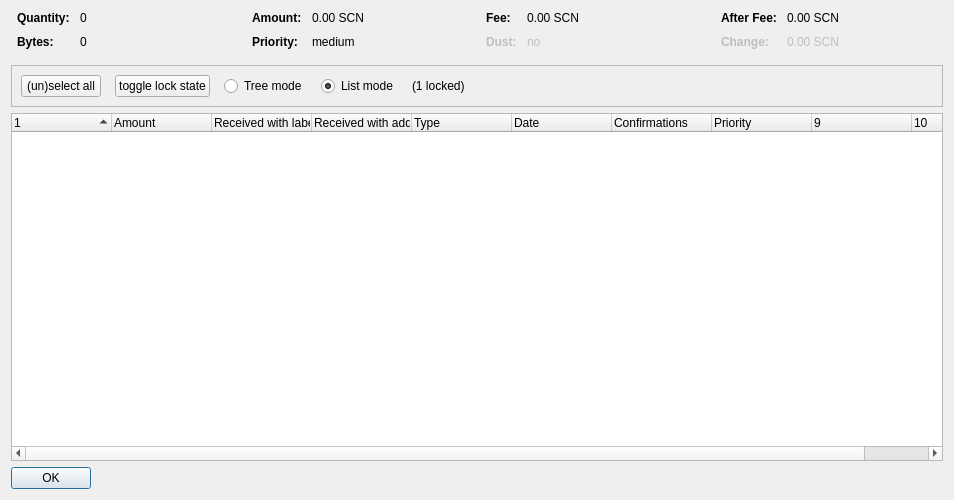
<?xml version="1.0" encoding="UTF-8"?>
<ui version="4.0">
 <class>CoinControlDialog</class>
 <widget class="QDialog" name="CoinControlDialog">
  <property name="geometry">
   <rect>
    <x>0</x>
    <y>0</y>
    <width>954</width>
    <height>500</height>
   </rect>
  </property>
  <property name="windowTitle">
   <string>Coin Selection</string>
  </property>
  <layout class="QVBoxLayout" name="verticalLayout">
   <item>
    <layout class="QHBoxLayout" name="horizontalLayoutTop" stretch="0,0,0,0">
     <property name="topMargin">
      <number>0</number>
     </property>
     <property name="bottomMargin">
      <number>10</number>
     </property>
     <item>
      <layout class="QFormLayout" name="formLayoutCoinControl1">
       <property name="horizontalSpacing">
        <number>10</number>
       </property>
       <property name="verticalSpacing">
        <number>10</number>
       </property>
       <property name="leftMargin">
        <number>6</number>
       </property>
       <property name="rightMargin">
        <number>6</number>
       </property>
       <item row="0" column="0">
        <widget class="QLabel" name="labelCoinControlQuantityText">
         <property name="font">
          <font>
           <weight>75</weight>
           <bold>true</bold>
          </font>
         </property>
         <property name="text">
          <string>Quantity:</string>
         </property>
        </widget>
       </item>
       <item row="0" column="1">
        <widget class="QLabel" name="labelCoinControlQuantity">
         <property name="cursor">
          <cursorShape>IBeamCursor</cursorShape>
         </property>
         <property name="contextMenuPolicy">
          <enum>Qt::ActionsContextMenu</enum>
         </property>
         <property name="text">
          <string notr="true">0</string>
         </property>
         <property name="textInteractionFlags">
          <set>Qt::LinksAccessibleByMouse|Qt::TextSelectableByKeyboard|Qt::TextSelectableByMouse</set>
         </property>
        </widget>
       </item>
       <item row="1" column="0">
        <widget class="QLabel" name="labelCoinControlBytesText">
         <property name="font">
          <font>
           <weight>75</weight>
           <bold>true</bold>
          </font>
         </property>
         <property name="text">
          <string>Bytes:</string>
         </property>
        </widget>
       </item>
       <item row="1" column="1">
        <widget class="QLabel" name="labelCoinControlBytes">
         <property name="cursor">
          <cursorShape>IBeamCursor</cursorShape>
         </property>
         <property name="contextMenuPolicy">
          <enum>Qt::ActionsContextMenu</enum>
         </property>
         <property name="text">
          <string notr="true">0</string>
         </property>
         <property name="textInteractionFlags">
          <set>Qt::LinksAccessibleByMouse|Qt::TextSelectableByKeyboard|Qt::TextSelectableByMouse</set>
         </property>
        </widget>
       </item>
      </layout>
     </item>
     <item>
      <layout class="QFormLayout" name="formLayoutCoinControl2">
       <property name="horizontalSpacing">
        <number>10</number>
       </property>
       <property name="verticalSpacing">
        <number>10</number>
       </property>
       <property name="leftMargin">
        <number>6</number>
       </property>
       <property name="rightMargin">
        <number>6</number>
       </property>
       <item row="0" column="0">
        <widget class="QLabel" name="labelCoinControlAmountText">
         <property name="font">
          <font>
           <weight>75</weight>
           <bold>true</bold>
          </font>
         </property>
         <property name="text">
          <string>Amount:</string>
         </property>
        </widget>
       </item>
       <item row="0" column="1">
        <widget class="QLabel" name="labelCoinControlAmount">
         <property name="cursor">
          <cursorShape>IBeamCursor</cursorShape>
         </property>
         <property name="contextMenuPolicy">
          <enum>Qt::ActionsContextMenu</enum>
         </property>
         <property name="text">
          <string notr="true">0.00 SCN</string>
         </property>
         <property name="textInteractionFlags">
          <set>Qt::LinksAccessibleByMouse|Qt::TextSelectableByKeyboard|Qt::TextSelectableByMouse</set>
         </property>
        </widget>
       </item>
       <item row="1" column="0">
        <widget class="QLabel" name="labelCoinControlPriorityText">
         <property name="font">
          <font>
           <weight>75</weight>
           <bold>true</bold>
          </font>
         </property>
         <property name="text">
          <string>Priority:</string>
         </property>
        </widget>
       </item>
       <item row="1" column="1">
        <widget class="QLabel" name="labelCoinControlPriority">
         <property name="cursor">
          <cursorShape>IBeamCursor</cursorShape>
         </property>
         <property name="contextMenuPolicy">
          <enum>Qt::ActionsContextMenu</enum>
         </property>
         <property name="text">
          <string>medium</string>
         </property>
         <property name="textInteractionFlags">
          <set>Qt::LinksAccessibleByMouse|Qt::TextSelectableByKeyboard|Qt::TextSelectableByMouse</set>
         </property>
        </widget>
       </item>
      </layout>
     </item>
     <item>
      <layout class="QFormLayout" name="formLayoutCoinControl3">
       <property name="horizontalSpacing">
        <number>10</number>
       </property>
       <property name="verticalSpacing">
        <number>10</number>
       </property>
       <property name="leftMargin">
        <number>6</number>
       </property>
       <property name="rightMargin">
        <number>6</number>
       </property>
       <item row="0" column="0">
        <widget class="QLabel" name="labelCoinControlFeeText">
         <property name="font">
          <font>
           <weight>75</weight>
           <bold>true</bold>
          </font>
         </property>
         <property name="text">
          <string>Fee:</string>
         </property>
        </widget>
       </item>
       <item row="0" column="1">
        <widget class="QLabel" name="labelCoinControlFee">
         <property name="cursor">
          <cursorShape>IBeamCursor</cursorShape>
         </property>
         <property name="contextMenuPolicy">
          <enum>Qt::ActionsContextMenu</enum>
         </property>
         <property name="text">
          <string notr="true">0.00 SCN</string>
         </property>
         <property name="textInteractionFlags">
          <set>Qt::LinksAccessibleByMouse|Qt::TextSelectableByKeyboard|Qt::TextSelectableByMouse</set>
         </property>
        </widget>
       </item>
       <item row="1" column="0">
        <widget class="QLabel" name="labelCoinControlLowOutputText">
         <property name="enabled">
          <bool>false</bool>
         </property>
         <property name="font">
          <font>
           <weight>75</weight>
           <bold>true</bold>
          </font>
         </property>
         <property name="text">
          <string>Dust:</string>
         </property>
        </widget>
       </item>
       <item row="1" column="1">
        <widget class="QLabel" name="labelCoinControlLowOutput">
         <property name="enabled">
          <bool>false</bool>
         </property>
         <property name="cursor">
          <cursorShape>IBeamCursor</cursorShape>
         </property>
         <property name="contextMenuPolicy">
          <enum>Qt::ActionsContextMenu</enum>
         </property>
         <property name="text">
          <string>no</string>
         </property>
         <property name="textInteractionFlags">
          <set>Qt::LinksAccessibleByMouse|Qt::TextSelectableByKeyboard|Qt::TextSelectableByMouse</set>
         </property>
        </widget>
       </item>
      </layout>
     </item>
     <item>
      <layout class="QFormLayout" name="formLayoutCoinControl4">
       <property name="horizontalSpacing">
        <number>10</number>
       </property>
       <property name="verticalSpacing">
        <number>10</number>
       </property>
       <property name="leftMargin">
        <number>6</number>
       </property>
       <property name="rightMargin">
        <number>6</number>
       </property>
       <item row="0" column="0">
        <widget class="QLabel" name="labelCoinControlAfterFeeText">
         <property name="font">
          <font>
           <weight>75</weight>
           <bold>true</bold>
          </font>
         </property>
         <property name="text">
          <string>After Fee:</string>
         </property>
        </widget>
       </item>
       <item row="0" column="1">
        <widget class="QLabel" name="labelCoinControlAfterFee">
         <property name="cursor">
          <cursorShape>IBeamCursor</cursorShape>
         </property>
         <property name="contextMenuPolicy">
          <enum>Qt::ActionsContextMenu</enum>
         </property>
         <property name="text">
          <string notr="true">0.00 SCN</string>
         </property>
         <property name="textInteractionFlags">
          <set>Qt::LinksAccessibleByMouse|Qt::TextSelectableByKeyboard|Qt::TextSelectableByMouse</set>
         </property>
        </widget>
       </item>
       <item row="1" column="0">
        <widget class="QLabel" name="labelCoinControlChangeText">
         <property name="enabled">
          <bool>false</bool>
         </property>
         <property name="font">
          <font>
           <weight>75</weight>
           <bold>true</bold>
          </font>
         </property>
         <property name="text">
          <string>Change:</string>
         </property>
        </widget>
       </item>
       <item row="1" column="1">
        <widget class="QLabel" name="labelCoinControlChange">
         <property name="enabled">
          <bool>false</bool>
         </property>
         <property name="cursor">
          <cursorShape>IBeamCursor</cursorShape>
         </property>
         <property name="contextMenuPolicy">
          <enum>Qt::ActionsContextMenu</enum>
         </property>
         <property name="text">
          <string notr="true">0.00 SCN</string>
         </property>
         <property name="textInteractionFlags">
          <set>Qt::LinksAccessibleByMouse|Qt::TextSelectableByKeyboard|Qt::TextSelectableByMouse</set>
         </property>
        </widget>
       </item>
      </layout>
     </item>
    </layout>
   </item>
   <item>
    <widget class="QFrame" name="frame">
     <property name="minimumSize">
      <size>
       <width>0</width>
       <height>40</height>
      </size>
     </property>
     <property name="frameShape">
      <enum>QFrame::StyledPanel</enum>
     </property>
     <property name="frameShadow">
      <enum>QFrame::Sunken</enum>
     </property>
     <layout class="QHBoxLayout" name="horizontalLayout">
      <item>
       <layout class="QHBoxLayout" name="horizontalLayoutPanel" stretch="0,0,0,0,0,0">
        <property name="spacing">
         <number>14</number>
        </property>
        <item>
         <widget class="QPushButton" name="pushButtonSelectAll">
          <property name="sizePolicy">
           <sizepolicy hsizetype="Maximum" vsizetype="Fixed">
            <horstretch>0</horstretch>
            <verstretch>0</verstretch>
           </sizepolicy>
          </property>
          <property name="text">
           <string>(un)select all</string>
          </property>
          <property name="autoDefault">
           <bool>false</bool>
          </property>
         </widget>
        </item>
        <item>
         <widget class="QPushButton" name="pushButtonToggleLock">
          <property name="sizePolicy">
           <sizepolicy hsizetype="Maximum" vsizetype="Fixed">
            <horstretch>0</horstretch>
            <verstretch>0</verstretch>
           </sizepolicy>
          </property>
          <property name="text">
           <string>toggle lock state</string>
          </property>
          <property name="autoDefault">
           <bool>false</bool>
          </property>
         </widget>
        </item>
        <item>
         <widget class="QRadioButton" name="radioTreeMode">
          <property name="sizePolicy">
           <sizepolicy hsizetype="Maximum" vsizetype="Fixed">
            <horstretch>0</horstretch>
            <verstretch>0</verstretch>
           </sizepolicy>
          </property>
          <property name="text">
           <string>Tree mode</string>
          </property>
         </widget>
        </item>
        <item>
         <widget class="QRadioButton" name="radioListMode">
          <property name="sizePolicy">
           <sizepolicy hsizetype="Maximum" vsizetype="Fixed">
            <horstretch>0</horstretch>
            <verstretch>0</verstretch>
           </sizepolicy>
          </property>
          <property name="text">
           <string>List mode</string>
          </property>
          <property name="checked">
           <bool>true</bool>
          </property>
         </widget>
        </item>
        <item>
         <widget class="QLabel" name="labelLocked">
          <property name="text">
           <string>(1 locked)</string>
          </property>
         </widget>
        </item>
        <item>
         <spacer name="horizontalSpacer">
          <property name="orientation">
           <enum>Qt::Horizontal</enum>
          </property>
          <property name="sizeHint" stdset="0">
           <size>
            <width>40</width>
            <height>20</height>
           </size>
          </property>
         </spacer>
        </item>
       </layout>
      </item>
     </layout>
    </widget>
   </item>
   <item>
    <widget class="CoinControlTreeWidget" name="treeWidget">
     <property name="contextMenuPolicy">
      <enum>Qt::CustomContextMenu</enum>
     </property>
     <property name="sortingEnabled">
      <bool>false</bool>
     </property>
     <property name="columnCount">
      <number>10</number>
     </property>
     <attribute name="headerShowSortIndicator" stdset="0">
      <bool>true</bool>
     </attribute>
     <attribute name="headerStretchLastSection">
      <bool>false</bool>
     </attribute>
     <column>
      <property name="text">
       <string/>
      </property>
     </column>
     <column>
      <property name="text">
       <string>Amount</string>
      </property>
     </column>
     <column>
      <property name="text">
       <string>Received with label</string>
      </property>
     </column>
     <column>
      <property name="text">
       <string>Received with address</string>
      </property>
     </column>
     <column>
      <property name="text">
       <string>Type</string>
      </property>
     </column>
     <column>
      <property name="text">
       <string>Date</string>
      </property>
     </column>
     <column>
      <property name="text">
       <string>Confirmations</string>
      </property>
      <property name="toolTip">
       <string>Confirmed</string>
      </property>
     </column>
     <column>
      <property name="text">
       <string>Priority</string>
      </property>
     </column>
     <column>
      <property name="text">
       <string/>
      </property>
     </column>
     <column>
      <property name="text">
       <string/>
      </property>
     </column>
    </widget>
   </item>
   <item>
    <widget class="QDialogButtonBox" name="buttonBox">
     <property name="sizePolicy">
      <sizepolicy hsizetype="Maximum" vsizetype="Fixed">
       <horstretch>0</horstretch>
       <verstretch>0</verstretch>
      </sizepolicy>
     </property>
     <property name="orientation">
      <enum>Qt::Horizontal</enum>
     </property>
     <property name="standardButtons">
      <set>QDialogButtonBox::Ok</set>
     </property>
    </widget>
   </item>
  </layout>
 </widget>
 <customwidgets>
  <customwidget>
   <class>CoinControlTreeWidget</class>
   <extends>QTreeWidget</extends>
   <header>coincontroltreewidget.h</header>
  </customwidget>
 </customwidgets>
 <resources/>
 <connections/>
</ui>
